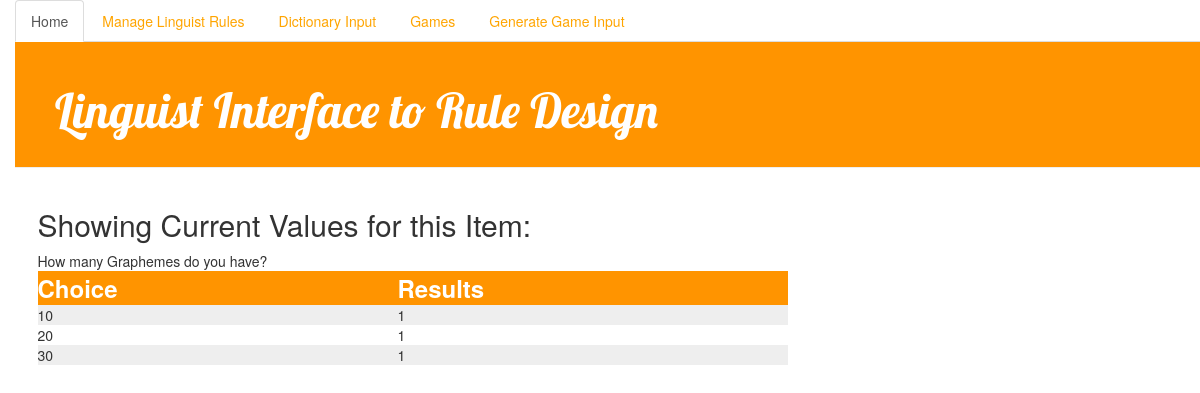
/1/results/, run on the app's committed database.
### Input/models.py (models this page shows, shortened)
class Question(models.Model):
   question_text = models.CharField(max_length=200)
   pub_date = models.DateTimeField('date published')
   def was_published_recently(self):
       now = timezone.now()
       return now - datetime.timedelta(days=1) <= self.pub_date <= now
   was_published_recently.admin_order_field = 'pub_date'
   was_published_recently.boolean = True
   was_published_recently.short_description = 'Published recently?'

class Choice(models.Model):
   question = models.ForeignKey(Question)
   choice_test = models.CharField(max_length=200)
   votes = models.IntegerField(default=0)

### Input/views.py (the view)
# urls.py: url(r'^(?P<question_id>[0-9]+)/results/$', views.results, name='results'),
def results(request, question_id):
    question = get_object_or_404(Question, pk=question_id)
    choices = Choice.objects.filter(question = question_id)
    context = {
        'question': question,
        'choices': choices
    }
    return render(request, 'Input/results.html', context)

### templates/Input/results.html (shortened to what this page needs)
{% extends 'Input/base.html' %}
    {% block content %}
        <h2>
            Showing Current Values for this Item:
        </h2>
        {{ question.question_text }}
        <table style="width:100%">
            <tr>
                <th>Choice</th>
                <th>Results</th>
            </tr>
            {% for choice in choices %}
                <tr>
                    <td>{{ choice.choice_test }}</td>
                    <td>{{ choice.votes }}</td>
                </tr>
            {%  endfor %}
        </table>
    {% endblock content %}

### Input/static/Input/css/style.css (style rules this page uses)
body { padding-left: 15px; }
table tr:nth-child(even) { background-color: #eee; }
table tr:nth-child(odd) { background-color:#fff; }
table th { background-color: #ff9400; color: white; font-size: x-large; }

### data on the page
Question: question_text "How many Graphemes do you have?"
Choice: choice_test "10", votes "1"
Choice: choice_test "20", votes "1"
Choice: choice_test "30", votes "1"
